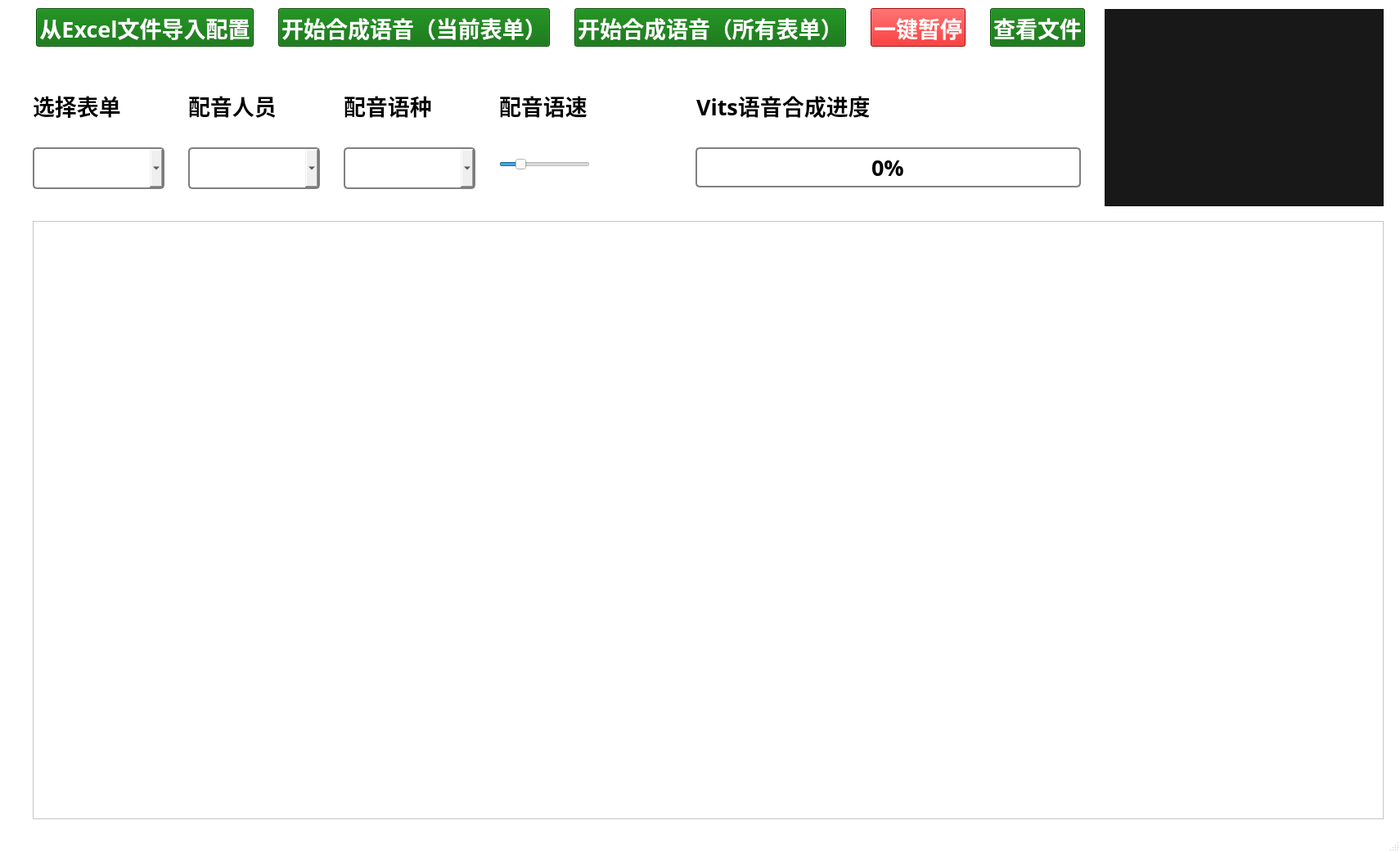
<?xml version="1.0" encoding="UTF-8"?>
<ui version="4.0">
 <class>Vits</class>
 <widget class="QMainWindow" name="Vits">
  <property name="geometry">
   <rect>
    <x>0</x>
    <y>0</y>
    <width>1711</width>
    <height>1041</height>
   </rect>
  </property>
  <property name="palette">
   <palette>
    <active>
     <colorrole role="Base">
      <brush brushstyle="SolidPattern">
       <color alpha="255">
        <red>255</red>
        <green>255</green>
        <blue>255</blue>
       </color>
      </brush>
     </colorrole>
     <colorrole role="Window">
      <brush brushstyle="SolidPattern">
       <color alpha="255">
        <red>255</red>
        <green>255</green>
        <blue>255</blue>
       </color>
      </brush>
     </colorrole>
    </active>
    <inactive>
     <colorrole role="Base">
      <brush brushstyle="SolidPattern">
       <color alpha="255">
        <red>255</red>
        <green>255</green>
        <blue>255</blue>
       </color>
      </brush>
     </colorrole>
     <colorrole role="Window">
      <brush brushstyle="SolidPattern">
       <color alpha="255">
        <red>255</red>
        <green>255</green>
        <blue>255</blue>
       </color>
      </brush>
     </colorrole>
    </inactive>
    <disabled>
     <colorrole role="Base">
      <brush brushstyle="SolidPattern">
       <color alpha="255">
        <red>255</red>
        <green>255</green>
        <blue>255</blue>
       </color>
      </brush>
     </colorrole>
     <colorrole role="Window">
      <brush brushstyle="SolidPattern">
       <color alpha="255">
        <red>255</red>
        <green>255</green>
        <blue>255</blue>
       </color>
      </brush>
     </colorrole>
    </disabled>
   </palette>
  </property>
  <property name="windowTitle">
   <string>MainWindow</string>
  </property>
  <widget class="QWidget" name="centralwidget">
   <widget class="QListView" name="VitsListView">
    <property name="geometry">
     <rect>
      <x>1350</x>
      <y>11</y>
      <width>341</width>
      <height>241</height>
     </rect>
    </property>
    <property name="palette">
     <palette>
      <active>
       <colorrole role="Button">
        <brush brushstyle="SolidPattern">
         <color alpha="255">
          <red>24</red>
          <green>24</green>
          <blue>24</blue>
         </color>
        </brush>
       </colorrole>
       <colorrole role="ButtonText">
        <brush brushstyle="SolidPattern">
         <color alpha="255">
          <red>255</red>
          <green>255</green>
          <blue>255</blue>
         </color>
        </brush>
       </colorrole>
       <colorrole role="Base">
        <brush brushstyle="SolidPattern">
         <color alpha="255">
          <red>24</red>
          <green>24</green>
          <blue>24</blue>
         </color>
        </brush>
       </colorrole>
       <colorrole role="Window">
        <brush brushstyle="SolidPattern">
         <color alpha="255">
          <red>24</red>
          <green>24</green>
          <blue>24</blue>
         </color>
        </brush>
       </colorrole>
      </active>
      <inactive>
       <colorrole role="Button">
        <brush brushstyle="SolidPattern">
         <color alpha="255">
          <red>24</red>
          <green>24</green>
          <blue>24</blue>
         </color>
        </brush>
       </colorrole>
       <colorrole role="ButtonText">
        <brush brushstyle="SolidPattern">
         <color alpha="255">
          <red>255</red>
          <green>255</green>
          <blue>255</blue>
         </color>
        </brush>
       </colorrole>
       <colorrole role="Base">
        <brush brushstyle="SolidPattern">
         <color alpha="255">
          <red>24</red>
          <green>24</green>
          <blue>24</blue>
         </color>
        </brush>
       </colorrole>
       <colorrole role="Window">
        <brush brushstyle="SolidPattern">
         <color alpha="255">
          <red>24</red>
          <green>24</green>
          <blue>24</blue>
         </color>
        </brush>
       </colorrole>
      </inactive>
      <disabled>
       <colorrole role="Button">
        <brush brushstyle="SolidPattern">
         <color alpha="255">
          <red>24</red>
          <green>24</green>
          <blue>24</blue>
         </color>
        </brush>
       </colorrole>
       <colorrole role="ButtonText">
        <brush brushstyle="SolidPattern">
         <color alpha="255">
          <red>120</red>
          <green>120</green>
          <blue>120</blue>
         </color>
        </brush>
       </colorrole>
       <colorrole role="Base">
        <brush brushstyle="SolidPattern">
         <color alpha="255">
          <red>24</red>
          <green>24</green>
          <blue>24</blue>
         </color>
        </brush>
       </colorrole>
       <colorrole role="Window">
        <brush brushstyle="SolidPattern">
         <color alpha="255">
          <red>24</red>
          <green>24</green>
          <blue>24</blue>
         </color>
        </brush>
       </colorrole>
      </disabled>
     </palette>
    </property>
    <property name="font">
     <font>
      <family>阿里巴巴普惠体</family>
      <pointsize>10</pointsize>
      <weight>75</weight>
      <bold>true</bold>
     </font>
    </property>
    <property name="styleSheet">
     <string notr="true">background-color: rgb(24, 24, 24);</string>
    </property>
   </widget>
   <widget class="QTableWidget" name="tableWidget">
    <property name="geometry">
     <rect>
      <x>40</x>
      <y>270</y>
      <width>1651</width>
      <height>731</height>
     </rect>
    </property>
    <property name="sizePolicy">
     <sizepolicy hsizetype="Fixed" vsizetype="Fixed">
      <horstretch>0</horstretch>
      <verstretch>0</verstretch>
     </sizepolicy>
    </property>
   </widget>
   <widget class="QWidget" name="layoutWidget">
    <property name="geometry">
     <rect>
      <x>20</x>
      <y>10</y>
      <width>1331</width>
      <height>47</height>
     </rect>
    </property>
    <layout class="QHBoxLayout" name="horizontalLayout">
     <item>
      <widget class="QPushButton" name="ImportConfigurationButton">
       <property name="sizePolicy">
        <sizepolicy hsizetype="Fixed" vsizetype="Fixed">
         <horstretch>0</horstretch>
         <verstretch>0</verstretch>
        </sizepolicy>
       </property>
       <property name="palette">
        <palette>
         <active>
          <colorrole role="Button">
           <brush brushstyle="SolidPattern">
            <color alpha="255">
             <red>0</red>
             <green>104</green>
             <blue>0</blue>
            </color>
           </brush>
          </colorrole>
          <colorrole role="ButtonText">
           <brush brushstyle="SolidPattern">
            <color alpha="255">
             <red>255</red>
             <green>255</green>
             <blue>255</blue>
            </color>
           </brush>
          </colorrole>
          <colorrole role="Base">
           <brush brushstyle="SolidPattern">
            <color alpha="255">
             <red>0</red>
             <green>104</green>
             <blue>0</blue>
            </color>
           </brush>
          </colorrole>
          <colorrole role="Window">
           <brush brushstyle="SolidPattern">
            <color alpha="255">
             <red>0</red>
             <green>104</green>
             <blue>0</blue>
            </color>
           </brush>
          </colorrole>
         </active>
         <inactive>
          <colorrole role="Button">
           <brush brushstyle="SolidPattern">
            <color alpha="255">
             <red>0</red>
             <green>104</green>
             <blue>0</blue>
            </color>
           </brush>
          </colorrole>
          <colorrole role="ButtonText">
           <brush brushstyle="SolidPattern">
            <color alpha="255">
             <red>255</red>
             <green>255</green>
             <blue>255</blue>
            </color>
           </brush>
          </colorrole>
          <colorrole role="Base">
           <brush brushstyle="SolidPattern">
            <color alpha="255">
             <red>0</red>
             <green>104</green>
             <blue>0</blue>
            </color>
           </brush>
          </colorrole>
          <colorrole role="Window">
           <brush brushstyle="SolidPattern">
            <color alpha="255">
             <red>0</red>
             <green>104</green>
             <blue>0</blue>
            </color>
           </brush>
          </colorrole>
         </inactive>
         <disabled>
          <colorrole role="Button">
           <brush brushstyle="SolidPattern">
            <color alpha="255">
             <red>0</red>
             <green>104</green>
             <blue>0</blue>
            </color>
           </brush>
          </colorrole>
          <colorrole role="ButtonText">
           <brush brushstyle="SolidPattern">
            <color alpha="255">
             <red>120</red>
             <green>120</green>
             <blue>120</blue>
            </color>
           </brush>
          </colorrole>
          <colorrole role="Base">
           <brush brushstyle="SolidPattern">
            <color alpha="255">
             <red>0</red>
             <green>104</green>
             <blue>0</blue>
            </color>
           </brush>
          </colorrole>
          <colorrole role="Window">
           <brush brushstyle="SolidPattern">
            <color alpha="255">
             <red>0</red>
             <green>104</green>
             <blue>0</blue>
            </color>
           </brush>
          </colorrole>
         </disabled>
        </palette>
       </property>
       <property name="font">
        <font>
         <family>阿里巴巴普惠体</family>
         <pointsize>20</pointsize>
         <weight>75</weight>
         <bold>true</bold>
        </font>
       </property>
       <property name="styleSheet">
        <string notr="true">background-color: rgb(0, 104, 0);</string>
       </property>
       <property name="text">
        <string>从Excel文件导入配置</string>
       </property>
      </widget>
     </item>
     <item>
      <widget class="QPushButton" name="StartVitsButton">
       <property name="sizePolicy">
        <sizepolicy hsizetype="Fixed" vsizetype="Fixed">
         <horstretch>0</horstretch>
         <verstretch>0</verstretch>
        </sizepolicy>
       </property>
       <property name="palette">
        <palette>
         <active>
          <colorrole role="Button">
           <brush brushstyle="SolidPattern">
            <color alpha="255">
             <red>0</red>
             <green>104</green>
             <blue>0</blue>
            </color>
           </brush>
          </colorrole>
          <colorrole role="ButtonText">
           <brush brushstyle="SolidPattern">
            <color alpha="255">
             <red>255</red>
             <green>255</green>
             <blue>255</blue>
            </color>
           </brush>
          </colorrole>
          <colorrole role="Base">
           <brush brushstyle="SolidPattern">
            <color alpha="255">
             <red>0</red>
             <green>104</green>
             <blue>0</blue>
            </color>
           </brush>
          </colorrole>
          <colorrole role="Window">
           <brush brushstyle="SolidPattern">
            <color alpha="255">
             <red>0</red>
             <green>104</green>
             <blue>0</blue>
            </color>
           </brush>
          </colorrole>
         </active>
         <inactive>
          <colorrole role="Button">
           <brush brushstyle="SolidPattern">
            <color alpha="255">
             <red>0</red>
             <green>104</green>
             <blue>0</blue>
            </color>
           </brush>
          </colorrole>
          <colorrole role="ButtonText">
           <brush brushstyle="SolidPattern">
            <color alpha="255">
             <red>255</red>
             <green>255</green>
             <blue>255</blue>
            </color>
           </brush>
          </colorrole>
          <colorrole role="Base">
           <brush brushstyle="SolidPattern">
            <color alpha="255">
             <red>0</red>
             <green>104</green>
             <blue>0</blue>
            </color>
           </brush>
          </colorrole>
          <colorrole role="Window">
           <brush brushstyle="SolidPattern">
            <color alpha="255">
             <red>0</red>
             <green>104</green>
             <blue>0</blue>
            </color>
           </brush>
          </colorrole>
         </inactive>
         <disabled>
          <colorrole role="Button">
           <brush brushstyle="SolidPattern">
            <color alpha="255">
             <red>0</red>
             <green>104</green>
             <blue>0</blue>
            </color>
           </brush>
          </colorrole>
          <colorrole role="ButtonText">
           <brush brushstyle="SolidPattern">
            <color alpha="255">
             <red>120</red>
             <green>120</green>
             <blue>120</blue>
            </color>
           </brush>
          </colorrole>
          <colorrole role="Base">
           <brush brushstyle="SolidPattern">
            <color alpha="255">
             <red>0</red>
             <green>104</green>
             <blue>0</blue>
            </color>
           </brush>
          </colorrole>
          <colorrole role="Window">
           <brush brushstyle="SolidPattern">
            <color alpha="255">
             <red>0</red>
             <green>104</green>
             <blue>0</blue>
            </color>
           </brush>
          </colorrole>
         </disabled>
        </palette>
       </property>
       <property name="font">
        <font>
         <family>阿里巴巴普惠体</family>
         <pointsize>20</pointsize>
         <weight>75</weight>
         <bold>true</bold>
        </font>
       </property>
       <property name="styleSheet">
        <string notr="true">background-color: rgb(0, 104, 0);</string>
       </property>
       <property name="text">
        <string>开始合成语音（当前表单）</string>
       </property>
      </widget>
     </item>
     <item>
      <widget class="QPushButton" name="StartVitsButton_2">
       <property name="sizePolicy">
        <sizepolicy hsizetype="Fixed" vsizetype="Fixed">
         <horstretch>0</horstretch>
         <verstretch>0</verstretch>
        </sizepolicy>
       </property>
       <property name="palette">
        <palette>
         <active>
          <colorrole role="Button">
           <brush brushstyle="SolidPattern">
            <color alpha="255">
             <red>0</red>
             <green>104</green>
             <blue>0</blue>
            </color>
           </brush>
          </colorrole>
          <colorrole role="ButtonText">
           <brush brushstyle="SolidPattern">
            <color alpha="255">
             <red>255</red>
             <green>255</green>
             <blue>255</blue>
            </color>
           </brush>
          </colorrole>
          <colorrole role="Base">
           <brush brushstyle="SolidPattern">
            <color alpha="255">
             <red>0</red>
             <green>104</green>
             <blue>0</blue>
            </color>
           </brush>
          </colorrole>
          <colorrole role="Window">
           <brush brushstyle="SolidPattern">
            <color alpha="255">
             <red>0</red>
             <green>104</green>
             <blue>0</blue>
            </color>
           </brush>
          </colorrole>
         </active>
         <inactive>
          <colorrole role="Button">
           <brush brushstyle="SolidPattern">
            <color alpha="255">
             <red>0</red>
             <green>104</green>
             <blue>0</blue>
            </color>
           </brush>
          </colorrole>
          <colorrole role="ButtonText">
           <brush brushstyle="SolidPattern">
            <color alpha="255">
             <red>255</red>
             <green>255</green>
             <blue>255</blue>
            </color>
           </brush>
          </colorrole>
          <colorrole role="Base">
           <brush brushstyle="SolidPattern">
            <color alpha="255">
             <red>0</red>
             <green>104</green>
             <blue>0</blue>
            </color>
           </brush>
          </colorrole>
          <colorrole role="Window">
           <brush brushstyle="SolidPattern">
            <color alpha="255">
             <red>0</red>
             <green>104</green>
             <blue>0</blue>
            </color>
           </brush>
          </colorrole>
         </inactive>
         <disabled>
          <colorrole role="Button">
           <brush brushstyle="SolidPattern">
            <color alpha="255">
             <red>0</red>
             <green>104</green>
             <blue>0</blue>
            </color>
           </brush>
          </colorrole>
          <colorrole role="ButtonText">
           <brush brushstyle="SolidPattern">
            <color alpha="255">
             <red>120</red>
             <green>120</green>
             <blue>120</blue>
            </color>
           </brush>
          </colorrole>
          <colorrole role="Base">
           <brush brushstyle="SolidPattern">
            <color alpha="255">
             <red>0</red>
             <green>104</green>
             <blue>0</blue>
            </color>
           </brush>
          </colorrole>
          <colorrole role="Window">
           <brush brushstyle="SolidPattern">
            <color alpha="255">
             <red>0</red>
             <green>104</green>
             <blue>0</blue>
            </color>
           </brush>
          </colorrole>
         </disabled>
        </palette>
       </property>
       <property name="font">
        <font>
         <family>阿里巴巴普惠体</family>
         <pointsize>20</pointsize>
         <weight>75</weight>
         <bold>true</bold>
        </font>
       </property>
       <property name="styleSheet">
        <string notr="true">background-color: rgb(0, 104, 0);</string>
       </property>
       <property name="text">
        <string>开始合成语音（所有表单）</string>
       </property>
      </widget>
     </item>
     <item>
      <widget class="QPushButton" name="PauseButton">
       <property name="sizePolicy">
        <sizepolicy hsizetype="Fixed" vsizetype="Fixed">
         <horstretch>0</horstretch>
         <verstretch>0</verstretch>
        </sizepolicy>
       </property>
       <property name="palette">
        <palette>
         <active>
          <colorrole role="Button">
           <brush brushstyle="SolidPattern">
            <color alpha="255">
             <red>222</red>
             <green>0</green>
             <blue>0</blue>
            </color>
           </brush>
          </colorrole>
          <colorrole role="ButtonText">
           <brush brushstyle="SolidPattern">
            <color alpha="255">
             <red>255</red>
             <green>255</green>
             <blue>255</blue>
            </color>
           </brush>
          </colorrole>
          <colorrole role="Base">
           <brush brushstyle="SolidPattern">
            <color alpha="255">
             <red>222</red>
             <green>0</green>
             <blue>0</blue>
            </color>
           </brush>
          </colorrole>
          <colorrole role="Window">
           <brush brushstyle="SolidPattern">
            <color alpha="255">
             <red>222</red>
             <green>0</green>
             <blue>0</blue>
            </color>
           </brush>
          </colorrole>
         </active>
         <inactive>
          <colorrole role="Button">
           <brush brushstyle="SolidPattern">
            <color alpha="255">
             <red>222</red>
             <green>0</green>
             <blue>0</blue>
            </color>
           </brush>
          </colorrole>
          <colorrole role="ButtonText">
           <brush brushstyle="SolidPattern">
            <color alpha="255">
             <red>255</red>
             <green>255</green>
             <blue>255</blue>
            </color>
           </brush>
          </colorrole>
          <colorrole role="Base">
           <brush brushstyle="SolidPattern">
            <color alpha="255">
             <red>222</red>
             <green>0</green>
             <blue>0</blue>
            </color>
           </brush>
          </colorrole>
          <colorrole role="Window">
           <brush brushstyle="SolidPattern">
            <color alpha="255">
             <red>222</red>
             <green>0</green>
             <blue>0</blue>
            </color>
           </brush>
          </colorrole>
         </inactive>
         <disabled>
          <colorrole role="Button">
           <brush brushstyle="SolidPattern">
            <color alpha="255">
             <red>222</red>
             <green>0</green>
             <blue>0</blue>
            </color>
           </brush>
          </colorrole>
          <colorrole role="ButtonText">
           <brush brushstyle="SolidPattern">
            <color alpha="255">
             <red>120</red>
             <green>120</green>
             <blue>120</blue>
            </color>
           </brush>
          </colorrole>
          <colorrole role="Base">
           <brush brushstyle="SolidPattern">
            <color alpha="255">
             <red>222</red>
             <green>0</green>
             <blue>0</blue>
            </color>
           </brush>
          </colorrole>
          <colorrole role="Window">
           <brush brushstyle="SolidPattern">
            <color alpha="255">
             <red>222</red>
             <green>0</green>
             <blue>0</blue>
            </color>
           </brush>
          </colorrole>
         </disabled>
        </palette>
       </property>
       <property name="font">
        <font>
         <family>阿里巴巴普惠体</family>
         <pointsize>20</pointsize>
         <weight>75</weight>
         <bold>true</bold>
        </font>
       </property>
       <property name="styleSheet">
        <string notr="true">background-color: rgb(222, 0, 0);</string>
       </property>
       <property name="text">
        <string>一键暂停</string>
       </property>
      </widget>
     </item>
     <item>
      <widget class="QPushButton" name="ViewVitsFileButton">
       <property name="sizePolicy">
        <sizepolicy hsizetype="Fixed" vsizetype="Fixed">
         <horstretch>0</horstretch>
         <verstretch>0</verstretch>
        </sizepolicy>
       </property>
       <property name="palette">
        <palette>
         <active>
          <colorrole role="Button">
           <brush brushstyle="SolidPattern">
            <color alpha="255">
             <red>0</red>
             <green>104</green>
             <blue>0</blue>
            </color>
           </brush>
          </colorrole>
          <colorrole role="ButtonText">
           <brush brushstyle="SolidPattern">
            <color alpha="255">
             <red>255</red>
             <green>255</green>
             <blue>255</blue>
            </color>
           </brush>
          </colorrole>
          <colorrole role="Base">
           <brush brushstyle="SolidPattern">
            <color alpha="255">
             <red>0</red>
             <green>104</green>
             <blue>0</blue>
            </color>
           </brush>
          </colorrole>
          <colorrole role="Window">
           <brush brushstyle="SolidPattern">
            <color alpha="255">
             <red>0</red>
             <green>104</green>
             <blue>0</blue>
            </color>
           </brush>
          </colorrole>
         </active>
         <inactive>
          <colorrole role="Button">
           <brush brushstyle="SolidPattern">
            <color alpha="255">
             <red>0</red>
             <green>104</green>
             <blue>0</blue>
            </color>
           </brush>
          </colorrole>
          <colorrole role="ButtonText">
           <brush brushstyle="SolidPattern">
            <color alpha="255">
             <red>255</red>
             <green>255</green>
             <blue>255</blue>
            </color>
           </brush>
          </colorrole>
          <colorrole role="Base">
           <brush brushstyle="SolidPattern">
            <color alpha="255">
             <red>0</red>
             <green>104</green>
             <blue>0</blue>
            </color>
           </brush>
          </colorrole>
          <colorrole role="Window">
           <brush brushstyle="SolidPattern">
            <color alpha="255">
             <red>0</red>
             <green>104</green>
             <blue>0</blue>
            </color>
           </brush>
          </colorrole>
         </inactive>
         <disabled>
          <colorrole role="Button">
           <brush brushstyle="SolidPattern">
            <color alpha="255">
             <red>0</red>
             <green>104</green>
             <blue>0</blue>
            </color>
           </brush>
          </colorrole>
          <colorrole role="ButtonText">
           <brush brushstyle="SolidPattern">
            <color alpha="255">
             <red>120</red>
             <green>120</green>
             <blue>120</blue>
            </color>
           </brush>
          </colorrole>
          <colorrole role="Base">
           <brush brushstyle="SolidPattern">
            <color alpha="255">
             <red>0</red>
             <green>104</green>
             <blue>0</blue>
            </color>
           </brush>
          </colorrole>
          <colorrole role="Window">
           <brush brushstyle="SolidPattern">
            <color alpha="255">
             <red>0</red>
             <green>104</green>
             <blue>0</blue>
            </color>
           </brush>
          </colorrole>
         </disabled>
        </palette>
       </property>
       <property name="font">
        <font>
         <family>阿里巴巴普惠体</family>
         <pointsize>20</pointsize>
         <weight>75</weight>
         <bold>true</bold>
        </font>
       </property>
       <property name="styleSheet">
        <string notr="true">background-color: rgb(0, 104, 0);</string>
       </property>
       <property name="text">
        <string>查看文件</string>
       </property>
      </widget>
     </item>
    </layout>
   </widget>
   <widget class="QComboBox" name="SheetComboBox">
    <property name="geometry">
     <rect>
      <x>40</x>
      <y>180</y>
      <width>161</width>
      <height>51</height>
     </rect>
    </property>
    <property name="font">
     <font>
      <family>阿里巴巴普惠体</family>
      <pointsize>20</pointsize>
      <weight>75</weight>
      <bold>true</bold>
     </font>
    </property>
    <property name="styleSheet">
     <string notr="true">border: 2px solid grey;
border-radius: 5px;</string>
    </property>
   </widget>
   <widget class="QLabel" name="label_2">
    <property name="geometry">
     <rect>
      <x>40</x>
      <y>110</y>
      <width>111</width>
      <height>37</height>
     </rect>
    </property>
    <property name="font">
     <font>
      <family>阿里巴巴普惠体</family>
      <pointsize>20</pointsize>
      <weight>75</weight>
      <bold>true</bold>
     </font>
    </property>
    <property name="text">
     <string>选择表单</string>
    </property>
   </widget>
   <widget class="QLabel" name="label_3">
    <property name="geometry">
     <rect>
      <x>230</x>
      <y>110</y>
      <width>111</width>
      <height>37</height>
     </rect>
    </property>
    <property name="font">
     <font>
      <family>阿里巴巴普惠体</family>
      <pointsize>20</pointsize>
      <weight>75</weight>
      <bold>true</bold>
     </font>
    </property>
    <property name="text">
     <string>配音人员</string>
    </property>
   </widget>
   <widget class="QComboBox" name="PeopleComboBox">
    <property name="geometry">
     <rect>
      <x>230</x>
      <y>180</y>
      <width>161</width>
      <height>51</height>
     </rect>
    </property>
    <property name="font">
     <font>
      <family>阿里巴巴普惠体</family>
      <pointsize>20</pointsize>
      <weight>75</weight>
      <bold>true</bold>
     </font>
    </property>
    <property name="styleSheet">
     <string notr="true">border: 2px solid grey;
border-radius: 5px;</string>
    </property>
   </widget>
   <widget class="QLabel" name="label_4">
    <property name="geometry">
     <rect>
      <x>420</x>
      <y>110</y>
      <width>111</width>
      <height>37</height>
     </rect>
    </property>
    <property name="font">
     <font>
      <family>阿里巴巴普惠体</family>
      <pointsize>20</pointsize>
      <weight>75</weight>
      <bold>true</bold>
     </font>
    </property>
    <property name="text">
     <string>配音语种</string>
    </property>
   </widget>
   <widget class="QComboBox" name="LanguageComboBox">
    <property name="geometry">
     <rect>
      <x>420</x>
      <y>180</y>
      <width>161</width>
      <height>51</height>
     </rect>
    </property>
    <property name="font">
     <font>
      <family>阿里巴巴普惠体</family>
      <pointsize>20</pointsize>
      <weight>75</weight>
      <bold>true</bold>
     </font>
    </property>
    <property name="styleSheet">
     <string notr="true">border: 2px solid grey;
border-radius: 5px;</string>
    </property>
   </widget>
   <widget class="QLabel" name="label_5">
    <property name="geometry">
     <rect>
      <x>610</x>
      <y>110</y>
      <width>111</width>
      <height>37</height>
     </rect>
    </property>
    <property name="font">
     <font>
      <family>阿里巴巴普惠体</family>
      <pointsize>20</pointsize>
      <weight>75</weight>
      <bold>true</bold>
     </font>
    </property>
    <property name="text">
     <string>配音语速</string>
    </property>
   </widget>
   <widget class="QSlider" name="SpeedSlider">
    <property name="geometry">
     <rect>
      <x>610</x>
      <y>190</y>
      <width>111</width>
      <height>22</height>
     </rect>
    </property>
    <property name="font">
     <font>
      <family>阿里巴巴普惠体</family>
      <pointsize>20</pointsize>
      <weight>75</weight>
      <bold>true</bold>
     </font>
    </property>
    <property name="maximum">
     <number>5</number>
    </property>
    <property name="singleStep">
     <number>1</number>
    </property>
    <property name="value">
     <number>1</number>
    </property>
    <property name="orientation">
     <enum>Qt::Horizontal</enum>
    </property>
    <property name="invertedAppearance">
     <bool>false</bool>
    </property>
    <property name="invertedControls">
     <bool>false</bool>
    </property>
    <property name="tickPosition">
     <enum>QSlider::NoTicks</enum>
    </property>
   </widget>
   <widget class="QLabel" name="label">
    <property name="geometry">
     <rect>
      <x>851</x>
      <y>110</y>
      <width>211</width>
      <height>37</height>
     </rect>
    </property>
    <property name="font">
     <font>
      <family>阿里巴巴普惠体</family>
      <pointsize>20</pointsize>
      <weight>75</weight>
      <bold>true</bold>
     </font>
    </property>
    <property name="text">
     <string>Vits语音合成进度</string>
    </property>
   </widget>
   <widget class="QProgressBar" name="VitsProgressBar">
    <property name="enabled">
     <bool>true</bool>
    </property>
    <property name="geometry">
     <rect>
      <x>850</x>
      <y>180</y>
      <width>471</width>
      <height>49</height>
     </rect>
    </property>
    <property name="font">
     <font>
      <family>阿里巴巴普惠体</family>
      <pointsize>20</pointsize>
      <weight>75</weight>
      <bold>true</bold>
     </font>
    </property>
    <property name="styleSheet">
     <string notr="true">QProgressBar {
   border: 2px solid grey;
   border-radius: 5px;
   background-color: #FFFFFF;
}

QProgressBar::chunk {
   background-color: #0000FF;
   width: 20px;
}

QProgressBar {
   border: 2px solid grey;
   border-radius: 5px;
   text-align: center;
}</string>
    </property>
    <property name="value">
     <number>0</number>
    </property>
   </widget>
  </widget>
  <widget class="QMenuBar" name="menubar">
   <property name="geometry">
    <rect>
     <x>0</x>
     <y>0</y>
     <width>1711</width>
     <height>23</height>
    </rect>
   </property>
  </widget>
  <widget class="QStatusBar" name="statusbar"/>
 </widget>
 <resources/>
 <connections/>
</ui>
